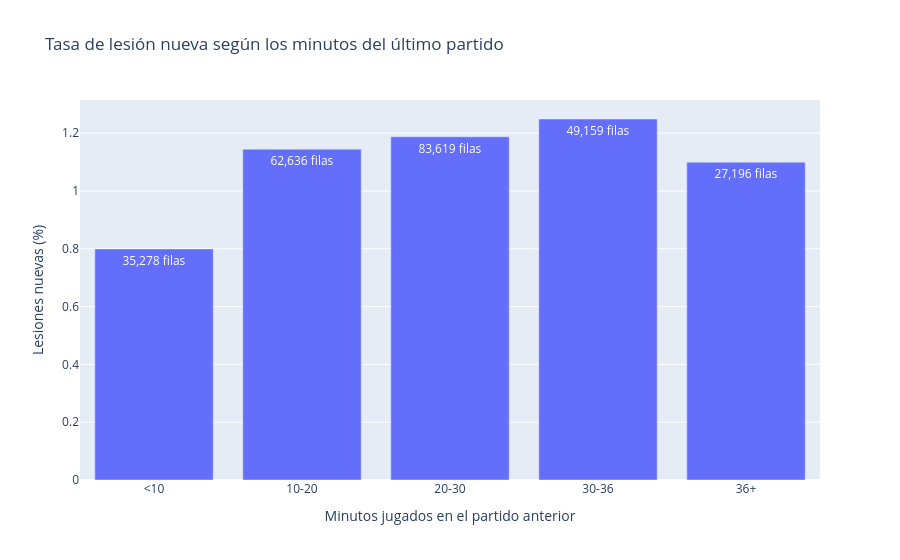

The cell this chart's notebook holds for it:
### Markdown cell above
**Comprobación de que no hay fuga de información:** en los partidos de Jayson Tatum, el valor de cada fila son los minutos de la fila anterior: el 27/10 vale 38 (los minutos del 25/10), el 30/10 vale 41 (los del 27/10), y así sucesivamente. Nunca usa los minutos del propio partido.

En su primer partido de la temporada (25/10) vale 41, que son los minutos de su último partido de la temporada anterior. No es un problema: esa fila no está en riesgo (`at_risk = False`) porque su partido anterior es de otra temporada, así que no entra en el modelo. No hay vacíos en las filas en riesgo, porque siempre jugaron el partido anterior.

### Code cell
#PRUEBA: ¿AYUDA A PREDECIR?
#Tasa de lesión según los minutos del último partido, en tramos con sentido de baloncesto
#Menos de 10 (minutos residuales), 10-20 (suplente), 20-30 (rotación), 30-36 (titular), 36 o más (partido muy largo)
at_risk_rows = df[df["at_risk"]]
minutes_band = pd.cut(
    at_risk_rows["minutes_last_game"], bins=[0, 10, 20, 30, 36, 100], right=False,
    labels=["<10", "10-20", "20-30", "30-36", "36+"],
)
last_game_rate = at_risk_rows.groupby(minutes_band, observed=True)["lesion_nueva"].agg(["mean", "size"]).reset_index()
last_game_rate.columns = ["minutes_band", "injury_rate", "rows"]
last_game_rate["injury_rate"] = last_game_rate["injury_rate"] * 100

fig = px.bar(
    last_game_rate, x="minutes_band", y="injury_rate", text="rows",
    title="Tasa de lesión nueva según los minutos del último partido",
    labels={"minutes_band": "Minutos jugados en el partido anterior", "injury_rate": "Lesiones nuevas (%)"},
)
fig.update_traces(texttemplate="%{text:,} filas")
fig.show()

#Relación con la carga de 14 días: si es muy alta, las dos features dicen casi lo mismo
print("Correlación con load_14d:", round(at_risk_rows[["minutes_last_game", "load_14d"]].corr().iloc[0, 1], 2))

### Figure 1 — Plotly figure (JSON) as saved in the notebook; plotly's stock layout.template omitted (floating-point values rounded to 4 significant figures)
{"data": [{"hovertemplate": "Minutos jugados en el partido anterior=%{x}<br>Lesiones nuevas (%)=%{y}<br>rows=%{text}<extra></extra>", "legendgroup": "", "marker": {"color": "#636efa", "pattern": {"shape": ""}}, "name": "", "orientation": "v", "showlegend": false, "text": [35280.0, 62640.0, 83620.0, 49160.0, 27200.0], "textposition": "auto", "texttemplate": "%{text:,} filas", "type": "bar", "x": ["<10", "10-20", "20-30", "30-36", "36+"], "xaxis": "x", "y": [0.7994, 1.145, 1.188, 1.249, 1.099], "yaxis": "y"}], "layout": {"barmode": "relative", "legend": {"tracegroupgap": 0}, "title": {"text": "Tasa de lesión nueva según los minutos del último partido"}, "xaxis": {"anchor": "y", "domain": [0, 1], "title": {"text": "Minutos jugados en el partido anterior"}}, "yaxis": {"anchor": "x", "domain": [0, 1], "title": {"text": "Lesiones nuevas (%)"}}}}
